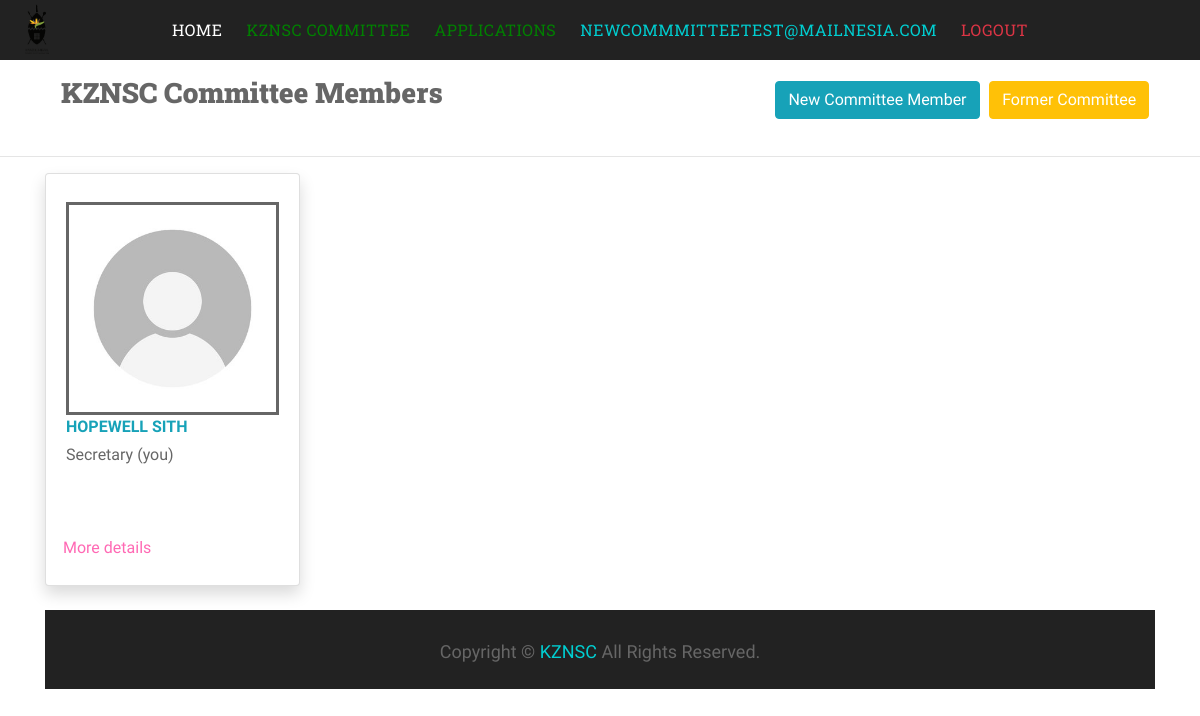
The app's page /Committee (signed in) with its own data.
### MyApp/models.py (models this page shows)
class CommitteeMember(models.Model):
    CommitteeMemberId = models.AutoField(primary_key=True)
    user = models.ForeignKey(User,blank=True,null=True,on_delete=models.CASCADE)
    Id_number = models.CharField(max_length = 13, null =True, blank=True)
    FirstName = models.CharField(max_length=255)
    Surname = models.CharField(max_length=255)
    Gender = models.CharField(max_length=255)
    Email = models.CharField(max_length=255, default="email")
    PhoneNumber = models.CharField(max_length=255, default="number")
    City = models.CharField(max_length=255, default="city")
    Province = models.CharField(max_length=255, default="KwaZulu-Natal")
    position = models.CharField(max_length=100, )
    status = models.CharField(max_length= 30, default="Active")
    is_Chairperson = models.BooleanField(default =False)
    is_deleted = models.BooleanField(default =False)
    is_history = models.BooleanField(default =False)
    DateAdded  = models.DateTimeField(default=datetime.now())

### MyApp/views.py (the view, shortened to what this page needs)
# urls.py: path('Committee', views.Committee, name="Committee"),
@login_required
def Committee(request):
    user = request.user
    if user.is_staff == False:
        messages.error(request, "You are not allowed to make this action")
        return redirect("home")
    committee = CommitteeMember.objects.filter(is_deleted = False,is_history = False, )
    for member in committee:
        if member.Gender == "Femal":
            member.Gender = "Female"
            member.save()
    if request.method == 'GET':
        domain = get_current_site(request).domain
        isSuperOrChair = is_super_or_Chair(request)
        payload = {
            "CommitteeMembers":committee,
            "domain":domain,
            "isSuperOrChair":isSuperOrChair,
        }
        return render(request, 'MyApp/Add_Committee_Member.html', payload)

### MyApp/functions.py (called while the page is built)
def is_super_or_Chair(request):
    isSuperOrChair = False
    user = request.user
    if user.is_superuser:
        isSuperOrChair = True
    elif user.is_staff:
        try:
            BoardMembership = get_object_or_404(CommitteeMember, user = user)
            if BoardMembership.position == 'Chairperson':
                isSuperOrChair = True
        except:
            pass
    return isSuperOrChair

### MyApp/templates/MyApp/Add_Committee_Member.html (shortened to what this page needs)
{% extends "MyApp/base.html" %}
{% block content %}
    {% load static %}
    <div class="container">
        <div style="padding:1rem; display:flex;justify-content:space-between">
            <div>
                <h3><b>KZNSC Committee Members</b>
            </div>
            <div class="row">
                <div style="padding:0.3rem">
                    <a id="btn_add_Committee" onclick="formholderswitch('on')" class="btn btn-default btn-info" style="color:white">New Committee Member</a>
                </div>
                <div style="padding:0.3rem">
                    <a id="DemotedCommittee" href="{% url 'DemotedCommittee' %}" class="btn btn-default btn-warning" style="color:white">Former Committee</a>
                </div>
            </div>
        </div>
    </div>
    {% if CommitteeMembers %}
        <hr/>
        <div class="container">
            <div>
                <div class="row">
                    {% if CommitteeMembers %}
                        {% for CommitteeMember in CommitteeMembers %}
                            <div class="col-xl-3 col-md-6 mb-4">
                                <div class="card border-left-primary shadow h-100 py-2">
                                    <div class="card-body">
                                        <div class="row no-gutters align-items-center" style="display:flex;justify-content:center">
                                            <img style="width:inherit; width:100%;border:solid;max-height:320px" src="{% static 'manageProfile/images/DefaultProfile.jpg'%}"/>
                                        </div>
                                        <div class="row no-gutters align-items-center">
                                            <div class="col mr-2" style="display:flex; justify-content: space-between;">
                                                <div class="text-xs font-weight-bold text-info text-uppercase mb-1" >
                                                    {{ CommitteeMember.FirstName}} {{CommitteeMember.Surname}}
                                                </div>
                                            </div>
                                        </div>
                                        <div  >
                                            {{ CommitteeMember.position}} {% if user == CommitteeMember.user %} (you){% endif%}
                                        </div>
                                        <div class="row no-gutters align-items-center" style="padding:1rem">
                                        </div>
                                    </div>
                                    <div style="padding:0.5rem; display:flex; justify-centent:end">
                                        <a style="color: #FF69B4;padding:0.5rem;" class="btn"
                                        onclick="viewdetails(
                                            {
                                                'hrefEditMember':'{% url 'update_CommiteeMember' CommitteeMemberId=CommitteeMember.CommitteeMemberId %}',
                                                'Id_number':'{{CommitteeMember.Id_number}}',
                                                'FirstName':'{{ CommitteeMember.FirstName }}',
                                                'Surname': '{{CommitteeMember.Surname}}',
                                                'Gender':'{{CommitteeMember.Gender}}',
                                                'Email':'{{CommitteeMember.Email}}',
                                                'PhoneNumber':'{{CommitteeMember.PhoneNumber}}',
                                                'City':'{{CommitteeMember.City}}',
                                                'Province':'{{CommitteeMember.Province}}',
                                                'position':'{{CommitteeMember.position}}',
                                                'status':'{{CommitteeMember.status}}',
                                                'is_Chairperson':'{{CommitteeMember.is_Chairperson}}',
                                                'is_history':'{{CommitteeMember.is_history}}',
                                                'DateAdded':'{{CommitteeMember.DateAdded}}',
                                            }
                                        )"
                                    > More details</a>
                                    </div>
                                </div>
                            </div>
                        {% endfor%}
                    {%endif%}
                </div>
    {% endif %}
{% endblock %}

### MyApp/templates/MyApp/base.html (shortened to what this page needs)
<!DOCTYPE html>
<html lang="en">
    <head>
        {%load static %}
        <link rel="stylesheet" href="{% static 'manage_personnel/global_personel.css' %}">
        <link href="{% static "test/vendor/bootstrap/css/bootstrap.min.css" %}" rel="stylesheet">
        <link href="{% static "test/vendor/font-awesome/css/font-awesome.min.css" %}" rel="stylesheet">
        <link href="{% static "test/vendor/slick/slick.css" %}" rel="stylesheet">
        <link href="{% static "test/vendor/slick/slick-theme.css" %}" rel="stylesheet">
        <link href="{% static 'test/vendor/tempusdominus/css/tempusdominus-bootstrap-4.min.css' %}" rel="stylesheet" />
        <link href="{% static 'test/css/hover-style.css' %}" rel="stylesheet">
        <link href="{% static 'test/css/style.css' %}" rel="stylesheet">
    </head>
    <body>
        <header id="header">
            <a href="{% url 'home' %}" class="logo"><img src="{% static 'manageProfile/images/kzn-sports-confederation-logo.png' %}" alt="logo"></a>
            <nav class="main-menu top-menu" >
                <ul>
                    <li class="active"><a href="{% url 'home' %}">Home</a></li>
                    {% if user.is_authenticated %}
                        {% if user.is_staff %}
                            <li class="nav-item text-uppercase font-weight-bold">
                                <a href="{% url 'Committee' %}" style="color: green;" class="nav-link">KZNSC Committee</a>
                            </li>
                            {% if user.is_superuser == False %}
                                <li class="nav-item text-uppercase font-weight-bold">
                                    <a href="{% url 'Applications' %}" style="color: green;" class="nav-link">Applications</a>
                                </li>
                            {% else %}
                                <li class="nav-item text-uppercase font-weight-bold">
                                    <a href="{% url 'ApprovedApplications' %}" style="color: green;" class="nav-link">Approved Applications</a>
                                </li>
                            {% endif %}
                        {% endif %}
                        <li><a class="" href="{% url 'account' %}">{{user}}</a></li>
                        <li><a class="text-danger" href="{% url 'logoutuser' %}">Logout</a></li>
                    {% else %}
                        <li><a href="{% url 'Signup' %}">Register</a></li>
                        <li><a href="{% url 'login' %}">Login</a></li>
                    {% endif %}
                </ul>
            </nav>
        </header>
        {% block content %}
        {% endblock %}
        <div id="footer">
            <div class="container">
                <div class="row">
                    <div class="col-12">
                        <p>Copyright &#169; <a href="https://htmlcodex.com">KZNSC</a> All Rights Reserved.</p>
                    </div>
                </div>
            </div>
        </div>
    </body>
</html>

### MyApp/static/test/css/hover-style.css (style rules this page uses)
body { background-color:#f1f1f2 }

### MyApp/static/test/css/style.css (style rules this page uses)
* { box-sizing: border-box; }
body { color: #666; font-family: 'Raleway', sans-serif; font-weight: 400; background: #ffffff; }
a { color: #222222; transition: 0.5s; }
p { color: #666; font-size: 14px; line-height: 24px; padding: 0; margin: 0 0 15px 0; }
h1, h2, h3, h4, h5, h6 { font-family: 'Roboto Slab', serif; margin: 0; padding: 0; color: #666; font-weight: 700; }
#header { background: #222222; position: relative; height: 60px; }
#header .logo { padding-left: 25px; left: 0; display: inline-block; position: absolute; line-height: 55px; }
#header .logo img { max-height: 50px; }
.main-menu { padding: 0 130px; width: 100%; text-align: center; }
.main-menu ul { list-style-type: none; padding: 0; margin: 0; }
.main-menu ul li { display: inline-block; }
.main-menu ul li:hover a, .main-menu ul li.active a { color: #ffffff; }
.main-menu ul li a { font-family: 'Roboto Slab', serif; color: #00CED1; text-decoration: none; text-transform: uppercase; font-weight: 400; padding: 0 10px; line-height: 60px; letter-spacing: .5px; display: block; transition: color .25s ease, background-color .25s ease; }
.mobile-menu .top-menu { display: block; }
.mobile-menu .top-menu ul { padding: 0; }
.mobile-menu .top-menu ul li { display: block; text-align: center; }
.mobile-menu .top-menu ul li a { padding: 0; line-height: 40px; }
#footer { position: relative; padding: 30px 0 25px 0; text-align: center; background: #222222; }
#footer a { color: #00CED1; }
#footer p { margin: 0; font-size: 18px; }

### records on screen
CommitteeMember: FirstName "HOPEWELL", Surname "SITH", position "Secretary", shows "(you)"

### other values on screen
{{ user }} "NEWCOMMMITTEETEST@MAILNESIA.COM"
